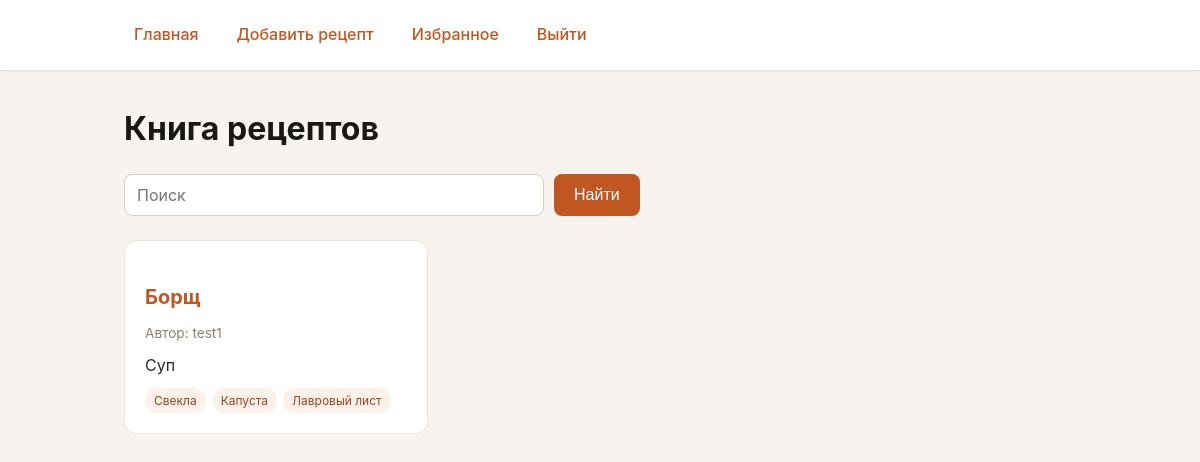
Screenshot of / (signed in) with the database file from the repository.
### models.py (models this page shows, shortened)
class Recipe(db.Model):
    __tablename__ = 'recipe'
    id = db.Column(db.Integer, primary_key=True)
    title = db.Column(db.String(100), nullable=False)
    description = db.Column(db.Text, nullable=False)
    steps = db.Column(db.Text, nullable=False)
    created_at = db.Column(db.DateTime, nullable=False, default=datetime.utcnow)
    user_id = db.Column(db.Integer, db.ForeignKey('user.id'), nullable=False)
    ingredients = db.relationship('Ingredient', secondary=recipe_ingredient, backref=db.backref('recipes', lazy='dynamic'), lazy='joined')

class User(UserMixin, db.Model):
    __tablename__ = 'user'
    id = db.Column(db.Integer, primary_key=True)
    username = db.Column(db.String(100), unique=True, nullable=False)
    password_hash = db.Column(db.String(250), nullable=False)
    created_at = db.Column(db.DateTime, default=datetime.utcnow)
    recipes = db.relationship('Recipe', backref='author', lazy=True, cascade='all, delete-orphan')
    favorite_recipes = db.relationship('Recipe', secondary=favorites, backref=db.backref('favorited_by', lazy='dynamic'), lazy='dynamic')

class Ingredient(db.Model):
    __tablename__ = 'ingredient'
    id = db.Column(db.Integer, primary_key=True)
    name = db.Column(db.String(100), unique=True, nullable=False)

### app.py (the view)
@app.route('/')
def index():
    query = request.args.get('q', '').strip()
    if query:
        keywords = query.split()
        filters = []
        for kw in keywords:
            pattern = f'%{kw}%'
            filters.append(or_(
                Recipe.title.ilike(pattern),
                Recipe.description.ilike(pattern),
                Recipe.ingredients.any(Ingredient.name.ilike(pattern))
            ))
        recipes = (Recipe.query.filter(*filters).order_by(Recipe.created_at.desc()).all())
    else:
        recipes = Recipe.query.order_by(Recipe.created_at.desc()).all()
    return render_template('index.html', recipes=recipes, query=query)

### models.py (called while the page is built)
@login_manager.user_loader
def load_user(user_id):
    return User.query.get(int(user_id))

### templates/index.html (shortened to what this page needs)
{% extends "base.html" %}
{% block content %}
<h1>Книга рецептов</h1>
<form method="get" action="{{ url_for('index') }}" class="search-form">
    <input type="text" name="q" value="{{ query }}" placeholder="Поиск">
    <button type="submit">Найти</button>
</form>
<div class="recipe-grid">
    {% for recipe in recipes %}
        <article class="recipe-card">
            <h2>
                <a href="{{ url_for('recipe_detail', recipe_id=recipe.id) }}">
                    {{ recipe.title }}
                </a>
            </h2>
            <p class="author">Автор: {{ recipe.author.username }}</p>
            <p>{{ recipe.description|truncate(120) }}</p>
            {% if recipe.ingredients %}
                <p class="tags">
                    {% for ing in recipe.ingredients %}
                        <span class="tag">{{ ing.name }}</span>
                    {% endfor %}
                </p>
            {% endif %}
        </article>
    {% else %}
        <p class="empty">Ничего не найдено</p>
    {% endfor %}
</div>
{% endblock %}

### static/style.css (style rules this page uses)
* { box-sizing: border-box; margin: 0; padding: 0; }
form { max-width: 560px; }
input[type="text"], input[type="password"], textarea { width: 100%; padding: 10px 12px; border: 1px solid #d9cfc0; border-radius: 8px; font-family: inherit; font-size: 1rem; background: #fff; transition: border-color 0.15s, box-shadow 0.15s; }
button { background: #c05621; color: #fff; border: none; padding: 10px 20px; border-radius: 8px; font-size: 1rem; font-weight: 500; cursor: pointer; transition: background 0.15s; }
.recipe-grid { display: grid; grid-template-columns: repeat(auto-fill, minmax(260px, 1fr)); gap: 20px; }
.recipe-card { background: #fff; border: 1px solid #ece4d8; border-radius: 12px; padding: 20px; transition: transform 0.15s, box-shadow 0.15s; }
.recipe-card .author { font-size: 0.85rem; color: #8a7f70; margin-bottom: 8px; }
.recipe-card .tags { margin-top: 10px; display: flex; flex-wrap: wrap; gap: 6px; }
.tag { background: #fdf2e9; color: #9c4221; font-size: 0.75rem; padding: 3px 9px; border-radius: 12px; white-space: nowrap; }
.search-form { display: flex; gap: 10px; margin-bottom: 24px; max-width: 100%; }
.search-form input[type="text"] { flex: 1; max-width: 420px; }
body { font-family: -apple-system, "Segoe UI", Roboto, Arial, sans-serif; background: #f7f4ef; color: #2d2a26; line-height: 1.6; min-height: 100vh; }
a { color: #c05621; text-decoration: none; transition: color 0.15s ease; }
h1 { font-size: 2rem; margin-bottom: 20px; color: #1a1815; }
h2 { font-size: 1.25rem; margin: 20px 0 10px; }

### rows the page displays
Recipe: title "Борщ", author.username "test1", description "Суп"
Ingredient: name "Свекла"
Ingredient: name "Капуста"
Ingredient: name "Лавровый лист"
